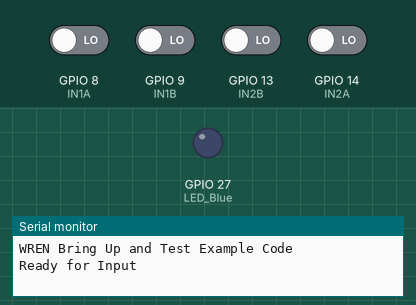
Simulated run of this sketch. Board: ESP32-C6. Shown: output pins drawn as LEDs (lit = HIGH), the last lines printed to the serial monitor. Dashed ring = blinking. Inputs (shaded band) come from the test bench; at power-on: GPIO 8 (IN1A), GPIO 9 (IN1B), GPIO 13 (IN2B), GPIO 14 (IN2A) LOW.

Above: at 1.4 s.
1.5 s: GPIO 8 (IN1A) driven HIGH
At 1.67 s:
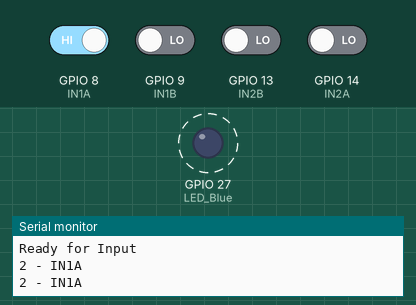
4.5 s: GPIO 9 (IN1B) driven HIGH
Timing chart, 0 to 13.5 s (numbered marks = the images above; inputs shaded):
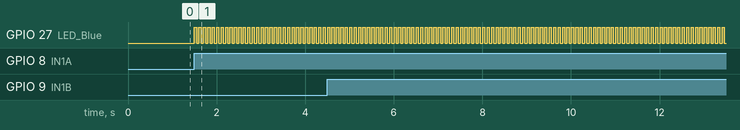

Measured:
- after the input at 1.5 s, GPIO 27 (LED_Blue): alternates HIGH for 0.05 s and LOW for 0.05 s, starting at once

The sketch:

Inputs_Check_Test.ino
```cpp
/*
  Dave Williams, DitroniX 2019-2026 (ditronix.net)
  WREN | ESP32-C5 Recliner Linear Motor Controller | IoT Home Automation

  Example Code, to demonstrate and test the WREN C5

  Remember!
  - Set the BOARD to Use ESP32C5 Dev Module (or similar).
  - You can also set the BAUD rate up to 921600 to speed up flashing.
  - The SDK does NOT need external power to flash.  It will take Power from the USB 5V.
  - The Serial Monitor is configured for BAUD 115200

  The purpose of this test code is to cycle through the various main functions of the board as part of bring up testing.

  This test code is OPEN SOURCE and formatted for easier viewing.  Although is is not intended for real world use, it may be freely used, or modified as needed.
  It is distributed on an "AS IS" BASIS, WITHOUT WARRANTIES OR CONDITIONS OF ANY KIND, either express or implied.

  For board configuration, see:

  * github.com/DitroniX/WREN-Recliner-Linear-Motor-Controller-IoT-Home-Automation/wiki/Arduino-IDE
  * github.com/DitroniX/WREN-Recliner-Linear-Motor-Controller-IoT-Home-Automation/wiki/PlatformIO-ESP32%E2%80%90C5
  * github.com/DitroniX/WREN-Recliner-Linear-Motor-Controller-IoT-Home-Automation/wiki/Home-Assistant-and-ESPHome
  * github.com/DitroniX/Home-Assistant-Dev

  Further information, details and examples can be found on our website or github.com/DitroniX

  * ditronix.net
  * github.com/DitroniX
  * github.com/DitroniX/WREN-Recliner-Linear-Motor-Controller-IoT-Home-Automation
  * github.com/DitroniX/WREN-Recliner-Linear-Motor-Controller-IoT-Home-Automation/wiki
  * github.com/DitroniX/WREN-Recliner-Linear-Motor-Controller-IoT-Home-Automation/wiki/FAQ
  * hackster.io/DitroniX/
  * hackster.io/DitroniX/wren-esp32-c5-recliner-linear-motor-controller-iot-rs485-e2b397
*/

// ****************  VARIABLES / DEFINES / STATIC / STRUCTURES / CONSTANTS ****************

// **************** INPUTS ****************
#define IN1A 8
#define IN1B 9
#define IN2A 14
#define IN2B 13

// **************** OUTPUTS ****************
#define LED_Blue 27  // Red Blue

// **************** SETUP ****************
void setup() {

  // Stabalise
  delay(250);

  // Initialise UART
  Serial.begin(115200, SERIAL_8N1);  // 115200
  while (!Serial)
    ;
  Serial.println("");

  //  Configures the specified LED GPIO as outputs
  pinMode(LED_Blue, OUTPUT);

  // LEDs Default Off State
  digitalWrite(LED_Blue, LOW);

  // Configure GPIO Inputs
  pinMode(IN1A, INPUT_PULLDOWN);
  pinMode(IN1B, INPUT_PULLDOWN);
  pinMode(IN2A, INPUT_PULLDOWN);
  pinMode(IN2B, INPUT_PULLDOWN);

  Serial.println("WREN Bring Up and Test Example Code");
  Serial.println("Ready for Input");
}

// **************** LOOP ****************
void loop() {

  // Check for Inputs
  if (digitalRead(IN1A) == HIGH) {

    Serial.println("2 - IN1A");

    // Blue Heartbeat
    digitalWrite(LED_Blue, HIGH);
    delay(50);
    digitalWrite(LED_Blue, LOW);
    delay(50);
  }

  if (digitalRead(IN1B) == HIGH) {

    Serial.println("3 - IN1B");

    // Blue Heartbeat
    digitalWrite(LED_Blue, HIGH);
    delay(50);
    digitalWrite(LED_Blue, LOW);
    delay(50);
  }

  if (digitalRead(IN2A) == HIGH) {

    Serial.println("4 - IN2A");

    // Blue Heartbeat
    digitalWrite(LED_Blue, HIGH);
    delay(50);
    digitalWrite(LED_Blue, LOW);
    delay(50);
  }

  if (digitalRead(IN2B) == HIGH) {

    Serial.println("5 - IN2B");

    // Blue Heartbeat
    digitalWrite(LED_Blue, HIGH);
    delay(50);
    digitalWrite(LED_Blue, LOW);
    delay(50);
  }
}
```
